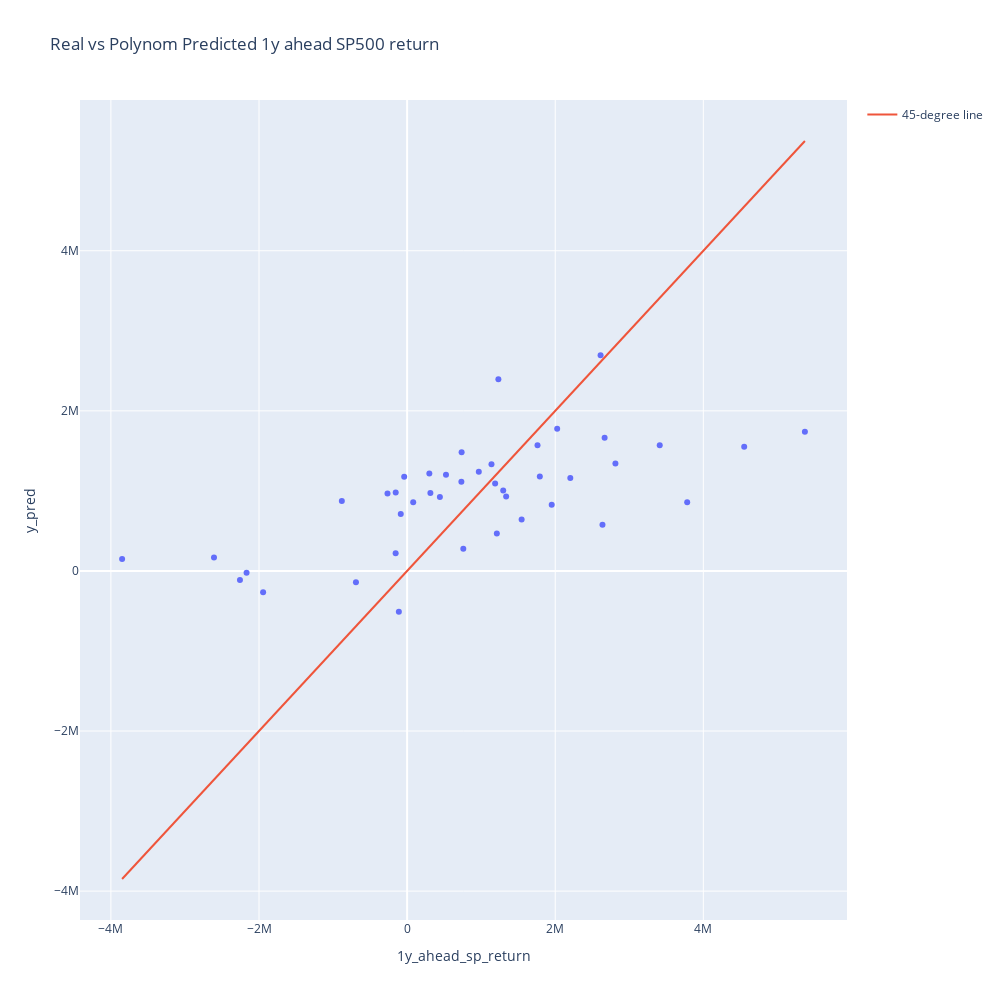

The notebook cell this image was saved under:
### Code cell
fig = px.scatter(y_test,x='1y_ahead_sp_return',y='y_pred',title='Real vs Polynom Predicted 1y ahead SP500 return')
fig.update_layout(width=1000,height=1000)
fig.add_trace(go.Scatter(x=[y_test['1y_ahead_sp_return'].min(),y_test['1y_ahead_sp_return'].max()],
                         y=[y_test['1y_ahead_sp_return'].min(),y_test['1y_ahead_sp_return'].max()],mode='lines',name='45-degree line'))

### Figure 1 — Plotly figure (JSON) as saved in the notebook; plotly's stock layout.template omitted (floating-point values rounded to 4 significant figures)
{"data": [{"hovertemplate": "1y_ahead_sp_return=%{x}<br>y_pred=%{y}<extra></extra>", "legendgroup": "", "marker": {"color": "#636efa", "symbol": "circle"}, "mode": "markers", "name": "", "orientation": "v", "showlegend": false, "type": "scatter", "x": [1761000.0, -2168000.0, -2257000.0, 1337000.0, 442600.0, 1139000.0, 968000.0, -1944000.0, 524800.0, 1189000.0, 2667000.0, 5371000.0, -2608000.0, -39410.0, 2026000.0, 2813000.0, 82370.0, 1546000.0, -153900.0, 1298000.0, 2638000.0, -85700.0, 758800.0, 736100.0, 1953000.0, -3849000.0, 1232000.0, 4552000.0, -154800.0, 732800.0, 2204000.0, 1212000.0, -690800.0, 3411000.0, -881300.0, 3782000.0, -111500.0, 314400.0, 1792000.0, 2613000.0, -265000.0, 300100.0], "xaxis": "x", "y": [1569000.0, -23870.0, -112700.0, 929100.0, 923000.0, 1334000.0, 1240000.0, -264600.0, 1202000.0, 1091000.0, 1666000.0, 1740000.0, 167700.0, 1178000.0, 1777000.0, 1344000.0, 859300.0, 641700.0, 979400.0, 1006000.0, 577300.0, 710200.0, 276500.0, 1482000.0, 825700.0, 148500.0, 2396000.0, 1553000.0, 221900.0, 1115000.0, 1161000.0, 468800.0, -140100.0, 1569000.0, 872700.0, 856800.0, -510000.0, 974900.0, 1180000.0, 2696000.0, 966400.0, 1218000.0], "yaxis": "y"}, {"mode": "lines", "name": "45-degree line", "type": "scatter", "x": [-3849000.0, 5371000.0], "y": [-3849000.0, 5371000.0]}], "layout": {"height": 1000, "legend": {"tracegroupgap": 0}, "title": {"text": "Real vs Polynom Predicted 1y ahead SP500 return"}, "width": 1000, "xaxis": {"anchor": "y", "domain": [0, 1], "title": {"text": "1y_ahead_sp_return"}}, "yaxis": {"anchor": "x", "domain": [0, 1], "title": {"text": "y_pred"}}}}
